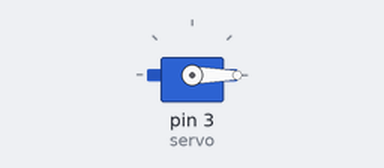
Bench run of a sketch on a simulated Arduino Uno, built with avr-gcc and run on an emulated ATmega328P. On the bench: servo.

Above: at 0.05 s.
At 4.0 s:
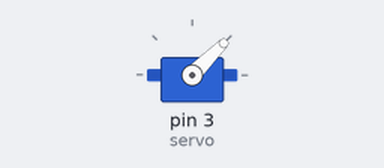
At 6.0 s:
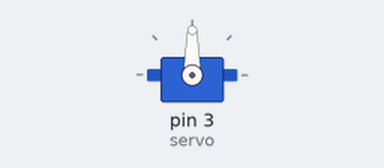
At 8.0 s:
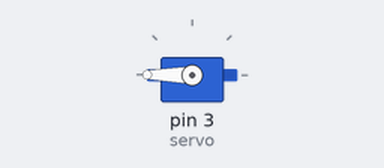
Timing chart, 0 to 10.4 s (numbered marks = the images above):
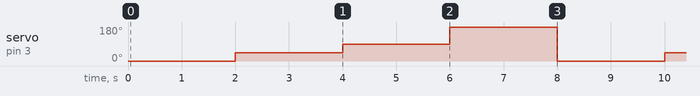

The sketch:

Servo.ino
```cpp
#include "Servo.h"

Servo servo;

void setup() {
  // put your setup code here, to run once:
  servo.attach(3);
}

void loop() {
  // put your main code here, to run repeatedly:
  servo.write(0);
  delay(2000);
  servo.write(45);
  delay(2000);
  servo.write(90);
  delay(2000);
  servo.write(180);
  delay(2000);

}
```

Measured:
- by itself, servo on pin 3 (servo): repeats every 8.0 s: 90° 2.0 s, 180° 2.0 s, 0° 2.0 s, 45° 2.0 s
